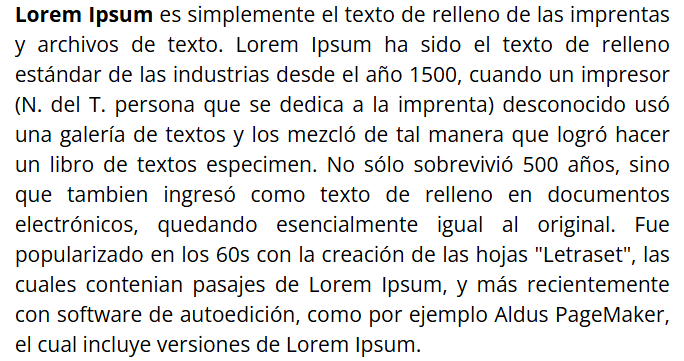
#> input picture imagen.png, 684 x 361 px
$ python extrac.py
#> lines starting #> are read from the running program, lines starting #| are printed output that depends on the picture; after the words box and inside, x2 and y2 are one past the last pixel; in counts of white or black regions, pixels touching at a corner belong together
import cv2
import numpy as np

image=cv2.imread('imagen.png')
#> image is the input picture: shape (361, 684, 3); mean B, G, R 227.1, 227, 227.1
gray=cv2.cvtColor(image, cv2.COLOR_BGR2GRAY)
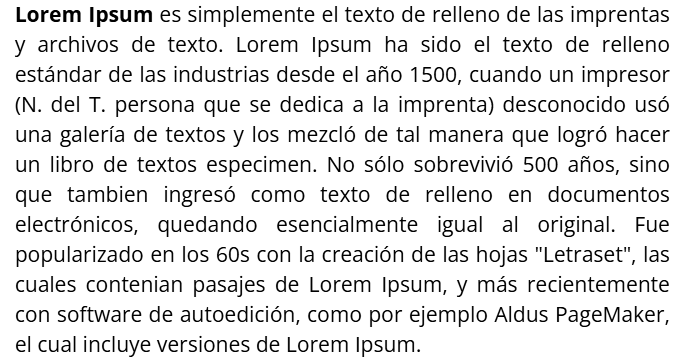
#> gray: shape (361, 684); min 0, max 255, mean 227

canny=cv2.Canny(gray,10,150)
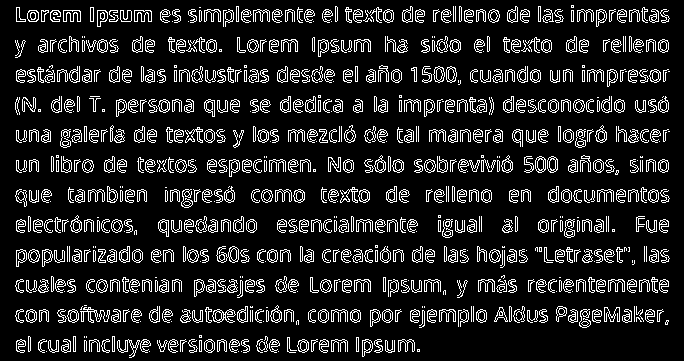
#> canny: shape (361, 684); 13.2% white in thin lines or dots
canny=cv2.dilate(canny, None,iterations=1)
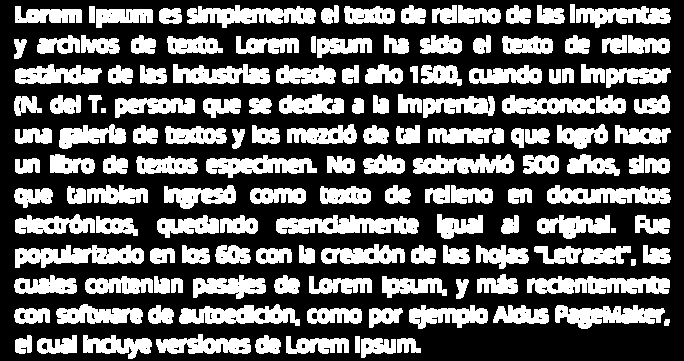
#> canny: shape (361, 684); 36.9% white; 150 white regions

cnts=cv2.findContours(canny, cv2.RETR_EXTERNAL, cv2.CHAIN_APPROX_SIMPLE)[0]
#> cnts = 150 contours, 2 with area under 20; largest, box (x1, y1, x2, y2) and area: (276, 215, 419, 234) 1760, (527, 276, 670, 294) 1722, (15, 245, 144, 268) 1691, (187, 5, 316, 28) 1574, (179, 304, 300, 326) 1554
cnts= sorted(cnts, key=cv2.contourArea, reverse=True)[:1]
#> cnts = 1 contour; box (x1, y1, x2, y2) and area: (276, 215, 419, 234) 1760

for c in cnts:
    epsilon=0.01*cv2.arcLength(c,True)
    approx=cv2.approxPolyDP(c,epsilon,True)
    print=('approx=',approx)
#> this loop made 1 pass
#> epsilon on pass 1: 4.98

cv2.imshow('image',image)
cv2.imshow('canny',canny)
cv2.waitKey(0)
cv2.destroyAllWindows()

$ run again, with toonotos.png copied over imagen.png
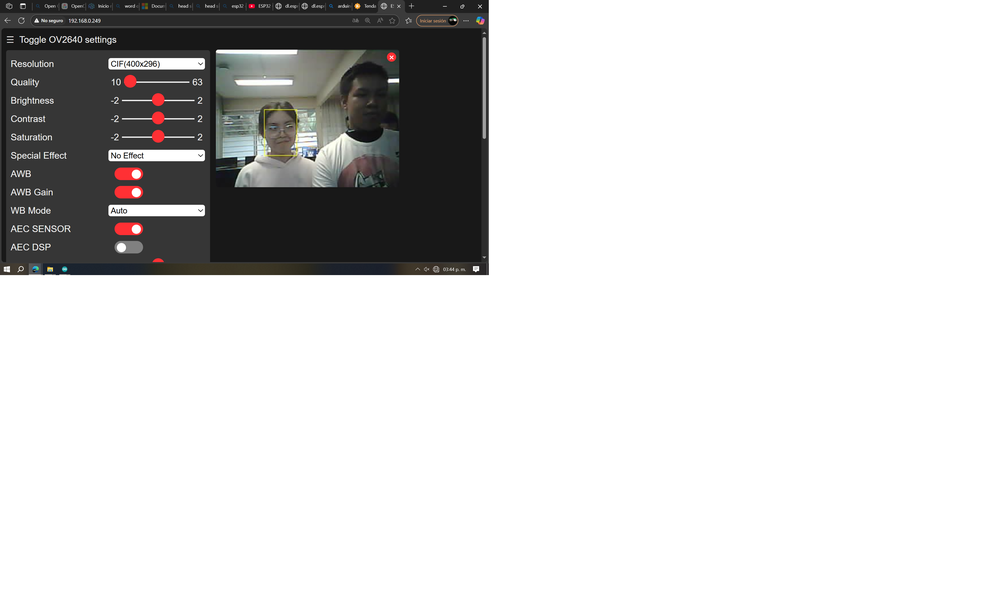
#> input picture toonotos.png, 1000 x 595 px, shrunk from 3928 x 2336 before the run
#> image is the input picture: shape (595, 1000, 3); mean B, G, R 211.4, 211.7, 212
#> `canny=cv2.Canny(gray,10,150)`:
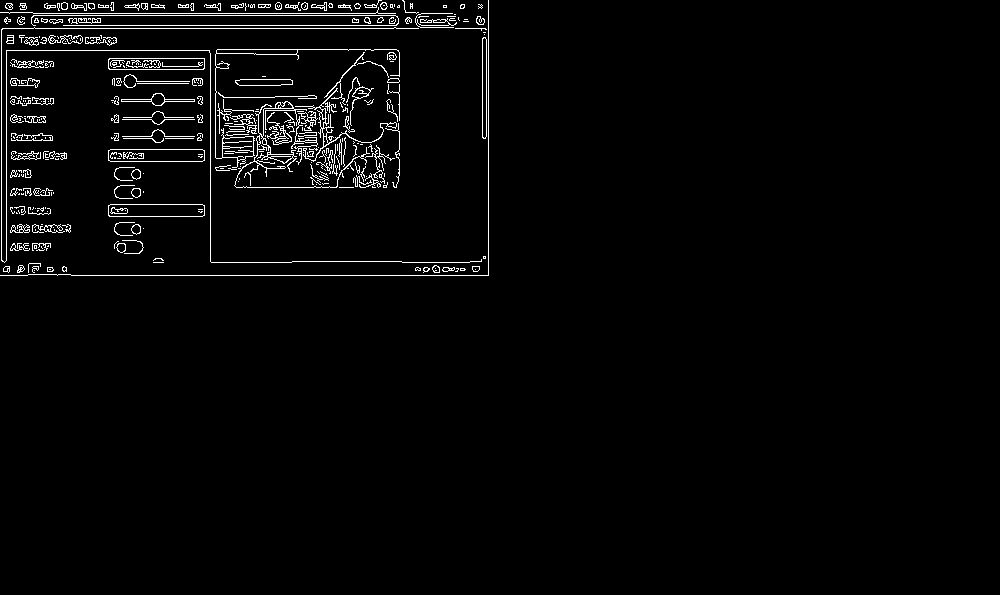
#> canny: shape (595, 1000); 2.4% white in thin lines or dots, all inside (x1, y1, x2, y2) = (0, 0, 489, 276)
#> `canny=cv2.dilate(canny, None,iterations=1)`:
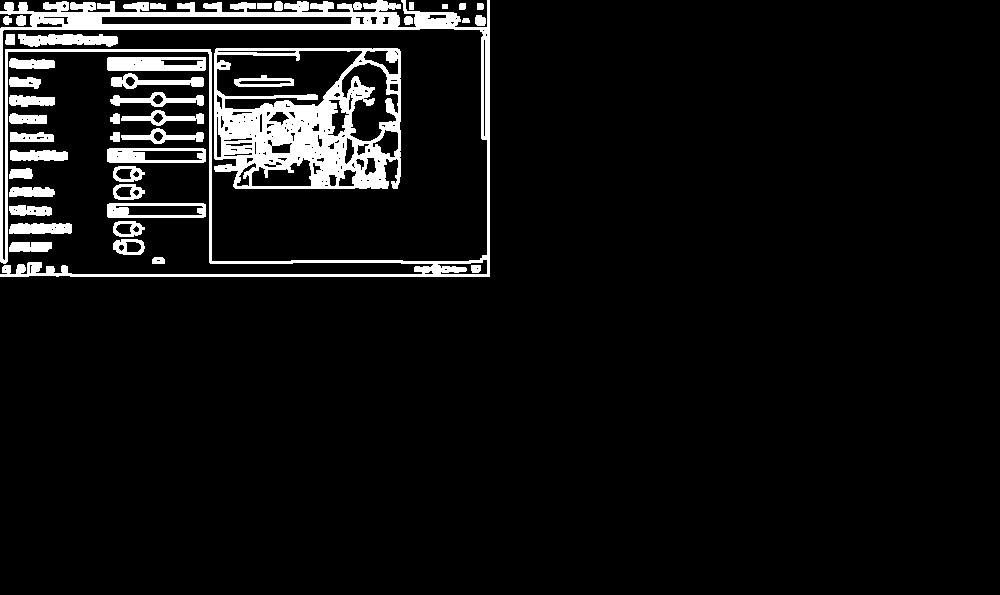
#> canny: shape (595, 1000); 7% white; 43 white regions
#> `cnts=cv2.findContours(canny, cv2.RETR_EXTERNAL, cv2.CHAIN_APPROX_SIMPL..`: cnts = 38 contours; largest, box (x1, y1, x2, y2) and area: (0, 0, 490, 277) 82639, (107, 203, 206, 218) 1367, (107, 148, 206, 163) 1366, (107, 57, 206, 71) 1272, (111, 73, 204, 89) 598
#> `cnts= sorted(cnts, key=cv2.contourArea, reverse=True)[:1]`: cnts = 1 contour; box (x1, y1, x2, y2) and area: (0, 0, 490, 277) 82639
#> the loop `for c in cnts:` made 1 pass
#> epsilon on pass 1: 38.4
